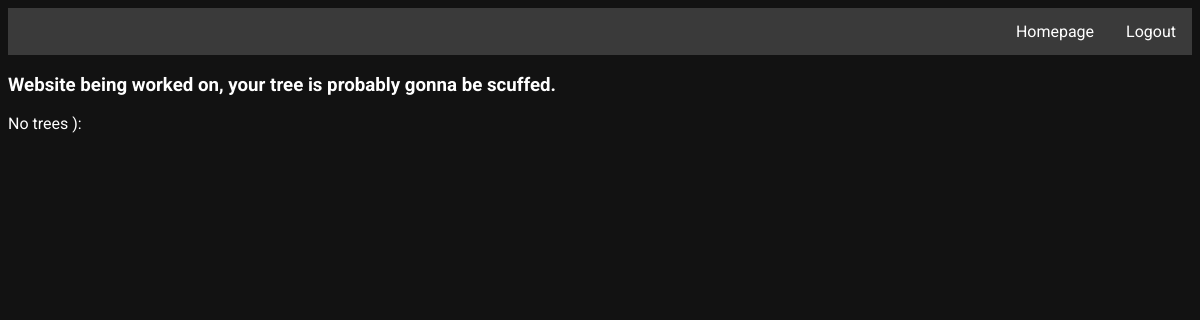
The app's page / (signed in), older data.
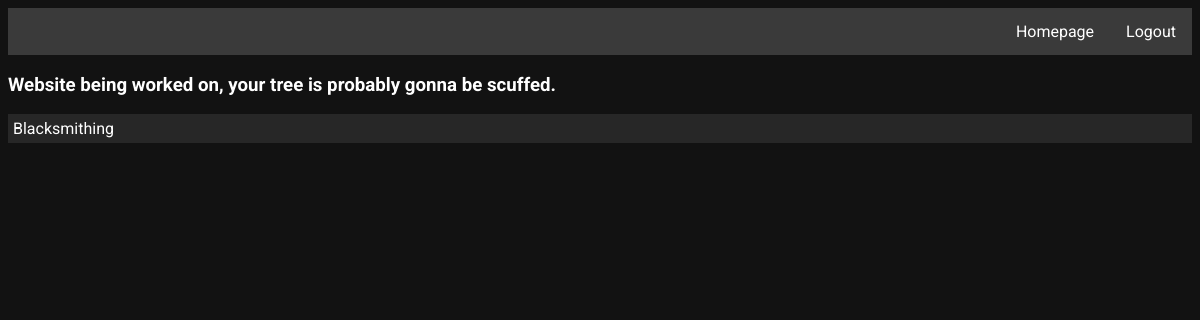
The same page, newer data.
### trees/models.py (models this page shows, shortened)
class Tree(models.Model):
    name = models.CharField(max_length=100)
    user = models.ForeignKey(User, on_delete=models.CASCADE, default=None, blank=True)

### tamriel_trees/views.py (the view)
# urls.py: path('', views.homepage, name='homepage'),
def homepage(request):
    allTrees = Tree.objects.all()
    trees = []
    for tree in allTrees:
        if tree.user == request.user:
            trees.append(tree)
    if request.user.is_superuser:
        return render(request, 'homepage.html', {'trees': allTrees})
    else:
        return render(request, 'homepage.html', {'trees': trees})

### templates/homepage.html (shortened to what this page needs)
{% extends 'base.html' %}
{% block content %}
    {% for tree in trees %}
    {% if user.is_superuser %}
    <div class="tree">
        <p><a href="{% url 'trees:treeDetail' tree.id %}">{{ tree.adminName }}</a></p>
    </div>
    {% else %}
    <div class="tree">
        <p><a href="{% url 'trees:treeDetail' tree.id %}">{{ tree.name }}</a></p>
    </div>
    {% endif %}
    {% empty %}
    <div class="tree">
        <p>No trees ):</p>
    </div>
    {% endfor %}
{% endblock %}

Row changes from the older to the newer data that the page shows:
added Tree: name "Blacksmithing"
Text that changed along with them:
text no longer shown: "No trees ):"
